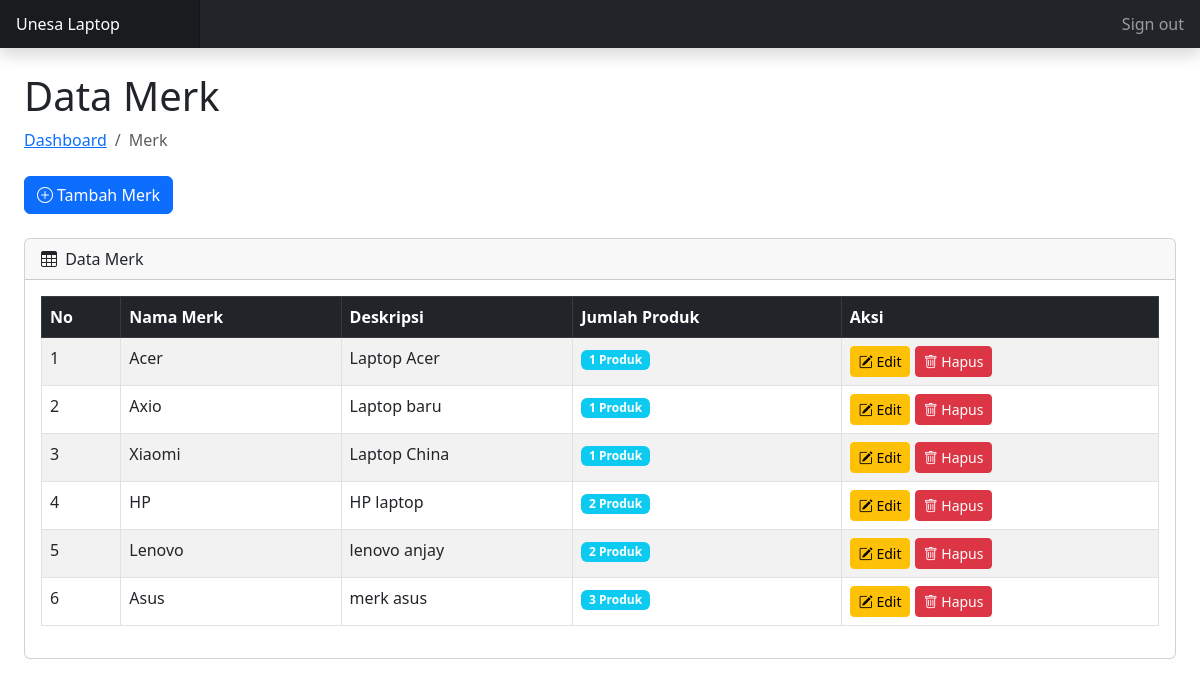
/toko-laptop/admin/merk/index.php (signed in), run on the app's committed database.
### tables this page shows
CREATE TABLE `tb_merk` (
  `merk_id` int(11) NOT NULL,
  `nama_merk` varchar(255) NOT NULL,
  `deskripsi` varchar(255) DEFAULT NULL
);

### toko-laptop/config/koneksi.php (called while the page is built, shortened)
<?php
$host = 'localhost';
$username = 'root';
$password = '';
$database = 'toko_db';
$conn = mysqli_connect($host, $username, $password, $database);
function query($query) {
    global $conn;
    $result = mysqli_query($conn, $query);
    $rows = [];
    while ($row = mysqli_fetch_assoc($result)) {
        $rows[] = $row;
    }
    return $rows;
}
?>

### toko-laptop/admin/merk/index.php (the view, shortened to what this page needs)
<?php
require_once '../../config/koneksi.php';
$merk = query("SELECT * FROM tb_merk ORDER BY merk_id DESC");
include_once '../includes/header.php';
?>
<div class="container-fluid px-4">
    <h1 class="mt-4">Data Merk</h1>
    <ol class="breadcrumb mb-4">
        <li class="breadcrumb-item"><a href="../index.php">Dashboard</a></li>
        <li class="breadcrumb-item active">Merk</li>
    </ol>
    <div class="mb-4">
        <a href="tambah.php" class="btn btn-primary">
            <i class="bi bi-plus-circle me-1"></i>Tambah Merk
        </a>
    </div>
    <div class="card mb-4">
        <div class="card-header">
            <i class="bi bi-table me-1"></i>
            Data Merk
        </div>
        <div class="card-body">
            <div class="table-responsive">
                <table id="dataTable" class="table table-striped table-hover table-bordered">
                    <thead class="table-dark">
                        <tr>
                            <th>No</th>
                            <th>Nama Merk</th>
                            <th>Deskripsi</th>
                            <th>Jumlah Produk</th>
                            <th>Aksi</th>
                        </tr>
                    </thead>
                    <tbody>
                        <?php $no = 1; foreach ($merk as $row) :
                            $merk_id = $row['merk_id'];
                            $jumlah_produk = query("SELECT COUNT(*) as total FROM tb_barang WHERE merk_id = $merk_id")[0]['total'];
                        ?>
                        <tr>
                            <td><?= $no++; ?></td>
                            <td><?= htmlspecialchars($row['nama_merk']); ?></td>
                            <td><?= htmlspecialchars($row['deskripsi']); ?></td>
                            <td>
                                <span class="badge bg-info"><?= $jumlah_produk; ?> Produk</span>
                            </td>
                            <td>
                                <a href="edit.php?id=<?= $row['merk_id']; ?>" class="btn btn-sm btn-warning">
                                    <i class="bi bi-pencil-square"></i> Edit
                                </a>
                                <a href="#" onclick="confirmDelete('hapus.php?id=<?= $row['merk_id']; ?>', '<?= $row['nama_merk']; ?>')"
                                   class="btn btn-sm btn-danger">
                                    <i class="bi bi-trash"></i> Hapus
                                </a>
                            </td>
                        </tr>
                        <?php endforeach; ?>
                    </tbody>
                </table>
            </div>
        </div>
    </div>
</div>
<?php include_once '../includes/footer.php'; ?>

### data on the page
tb_merk: nama_merk "Acer", deskripsi "Laptop Acer", jumlah_produk "1"
tb_merk: nama_merk "Axio", deskripsi "Laptop baru", jumlah_produk "1"
tb_merk: nama_merk "Xiaomi", deskripsi "Laptop China", jumlah_produk "1"
tb_merk: nama_merk "HP", deskripsi "HP laptop", jumlah_produk "2"
tb_merk: nama_merk "Lenovo", deskripsi "lenovo anjay", merk_id "2"
tb_merk: nama_merk "Asus", deskripsi "merk asus", jumlah_produk "3"
